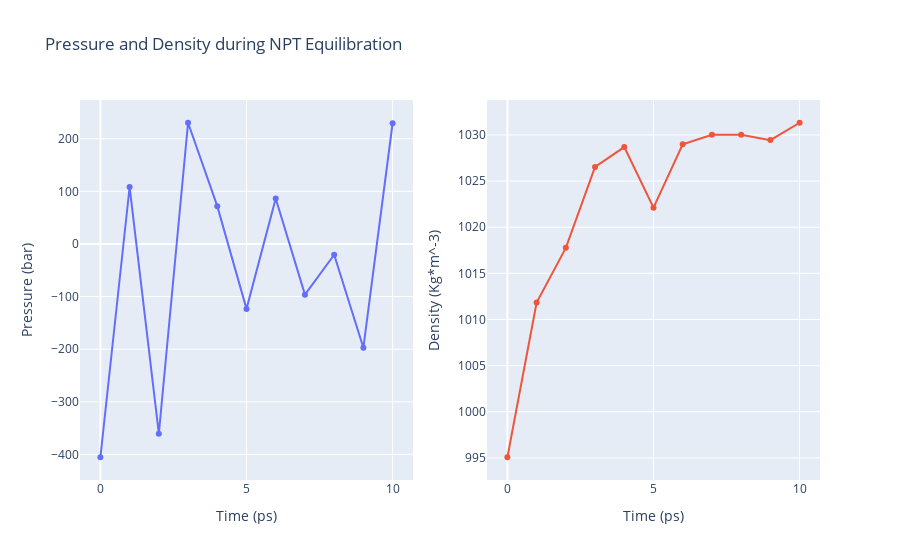

Notebook code for this chart:
### Code cell
import plotly
from plotly import subplots
import plotly.graph_objs as go

# Read pressure and density data from file 
with open(output_npt_pd_xvg,'r') as pd_file:
    x,y,z = map(
        list,
        zip(*[
            (float(line.split()[0]),float(line.split()[1]),float(line.split()[2]))
            for line in pd_file 
            if not line.startswith(("#","@")) 
        ])
    )

plotly.offline.init_notebook_mode(connected=True)

trace1 = go.Scatter(
    x=x,y=y
)
trace2 = go.Scatter(
    x=x,y=z
)

fig = subplots.make_subplots(rows=1, cols=2, print_grid=False)

fig.append_trace(trace1, 1, 1)
fig.append_trace(trace2, 1, 2)

fig['layout']['xaxis1'].update(title='Time (ps)')
fig['layout']['xaxis2'].update(title='Time (ps)')
fig['layout']['yaxis1'].update(title='Pressure (bar)')
fig['layout']['yaxis2'].update(title='Density (Kg*m^-3)')

fig['layout'].update(title='Pressure and Density during NPT Equilibration')
fig['layout'].update(showlegend=False)

plotly.offline.iplot(fig)

### Figure 1 — Plotly figure (JSON) as saved in the notebook; plotly's stock layout.template omitted (floating-point values rounded to 4 significant figures)
{"data": [{"type": "scatter", "x": [0, 1, 2, 3, 4, 5, 6, 7, 8, 9, 10], "xaxis": "x", "y": [-405.4, 108.2, -360.6, 230.3, 71.86, -123.4, 86.41, -96.38, -20.5, -197.2, 229.4], "yaxis": "y"}, {"type": "scatter", "x": [0, 1, 2, 3, 4, 5, 6, 7, 8, 9, 10], "xaxis": "x2", "y": [995.1, 1012.0, 1018.0, 1027.0, 1029.0, 1022.0, 1029.0, 1030.0, 1030.0, 1029.0, 1031.0], "yaxis": "y2"}], "layout": {"showlegend": false, "title": {"text": "Pressure and Density during NPT Equilibration"}, "xaxis": {"anchor": "y", "domain": [0, 0.45], "title": {"text": "Time (ps)"}}, "xaxis2": {"anchor": "y2", "domain": [0.55, 1], "title": {"text": "Time (ps)"}}, "yaxis": {"anchor": "x", "domain": [0, 1], "title": {"text": "Pressure (bar)"}}, "yaxis2": {"anchor": "x2", "domain": [0, 1], "title": {"text": "Density (Kg*m^-3)"}}}}
